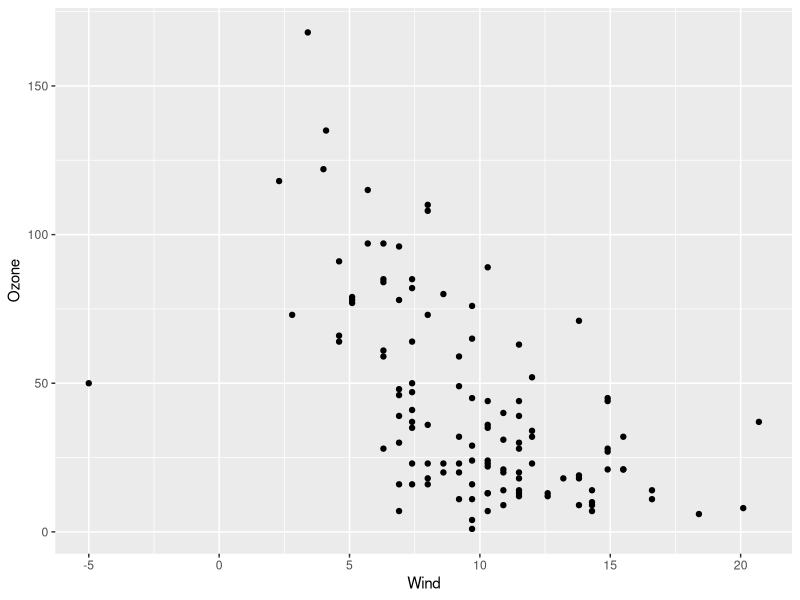
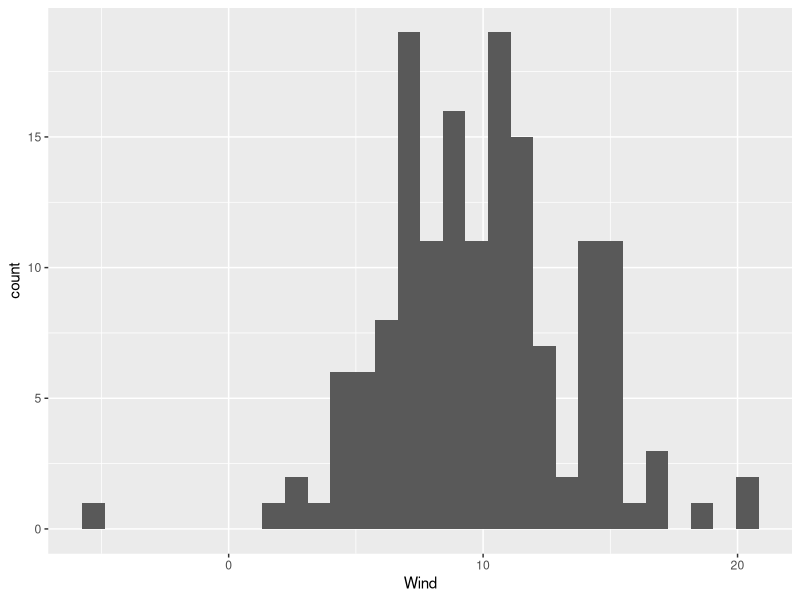
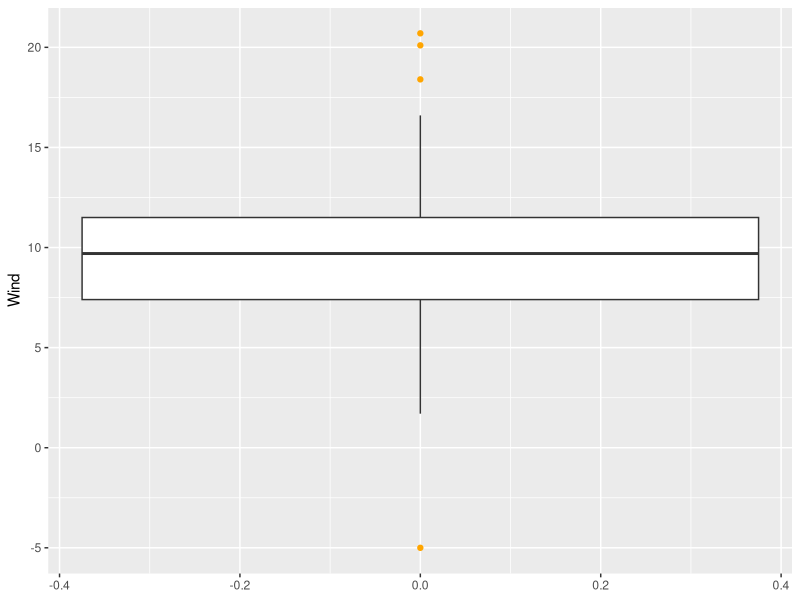
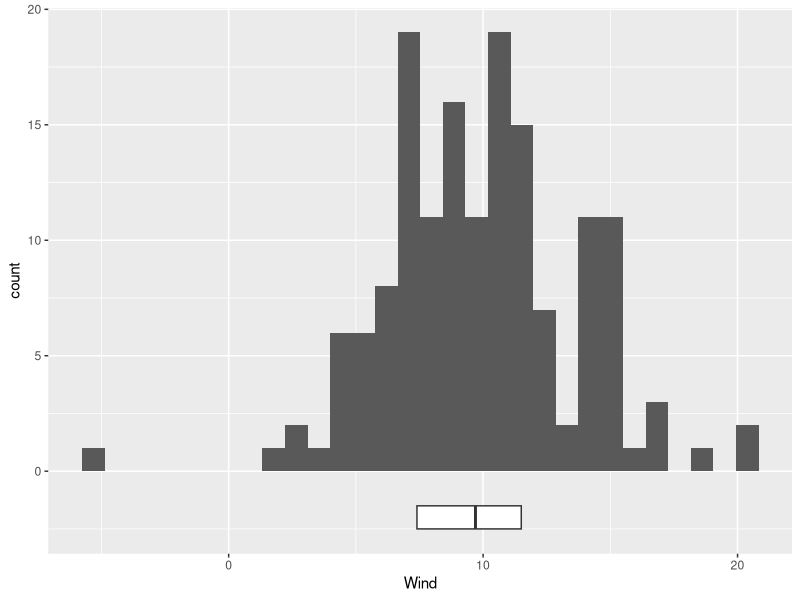

Generate these figures, in order, with R:
# ---- 0. Setup and load libraries, if any ----

library(ggplot2)  # load the graphing library

if(!require("rstudioapi")) install.packages("rstudioapi")
setwd(dirname(getSourceEditorContext()$path))  # set working directory

set.seed(42)

# ---- 1. Load data ----
data(airquality)

head(airquality)

# Let's deliberately add an incorrect entry
new_row <- data.frame(
  Ozone = 50,      # example value
  Solar.R = 200,   # example value
  Wind = -5,       # outlier: negative wind speed
  Temp = 80,       # example value
  Month = 6,       # example value
  Day = 15         # example value
)
airquality2 <- rbind(airquality, new_row) # add the row to the dataset
tail(airquality2)

# ---- 2. Visualize data

ggplot(data=airquality2, aes(x=Wind, y=Ozone)) +
  geom_point()

ggplot(data=airquality2, aes(x = Wind)) +
  geom_histogram()

# ---- 2. Boxplots ----

ggplot(data=airquality2, aes(y=Wind)) +
  geom_boxplot(outlier.color = "orange")

# Note: This is the code we used last time to plot the IQR:
ggplot(data=airquality2, aes(x = Wind)) +
  geom_histogram() +
  geom_boxplot(aes(x = Wind),  # Place boxplot below x-axis
               width = 1, 
               outlier.shape = NA,
               coef = 0,
               position = position_nudge(y = -2)
  ) 
guides(fill = "none")
